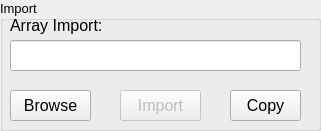
             <widget class="QGroupBox" name="groupBox_import_keithley_3">
              <property name="geometry">
               <rect>
                <x>0</x>
                <y>0</y>
                <width>321</width>
                <height>131</height>
               </rect>
              </property>
              <property name="font">
               <font>
                <pointsize>10</pointsize>
               </font>
              </property>
              <property name="title">
               <string>Import</string>
              </property>
              <widget class="QLineEdit" name="lineEditK2_directoryGate">
               <property name="geometry">
                <rect>
                 <x>10</x>
                 <y>40</y>
                 <width>291</width>
                 <height>31</height>
                </rect>
               </property>
               <property name="font">
                <font>
                 <pointsize>10</pointsize>
                </font>
               </property>
              </widget>
              <widget class="QLabel" name="label_14">
               <property name="geometry">
                <rect>
                 <x>10</x>
                 <y>10</y>
                 <width>111</width>
                 <height>31</height>
                </rect>
               </property>
               <property name="font">
                <font>
                 <pointsize>12</pointsize>
                </font>
               </property>
               <property name="text">
                <string>Array Import:</string>
               </property>
              </widget>
              <widget class="QPushButton" name="pushButtonK2_browseGate">
               <property name="geometry">
                <rect>
                 <x>10</x>
                 <y>90</y>
                 <width>81</width>
                 <height>31</height>
                </rect>
               </property>
               <property name="font">
                <font>
                 <pointsize>12</pointsize>
                </font>
               </property>
               <property name="text">
                <string>Browse</string>
               </property>
              </widget>
              <widget class="QPushButton" name="pushButtonK2_importGate">
               <property name="enabled">
                <bool>false</bool>
               </property>
               <property name="geometry">
                <rect>
                 <x>120</x>
                 <y>90</y>
                 <width>81</width>
                 <height>31</height>
                </rect>
               </property>
               <property name="font">
                <font>
                 <pointsize>12</pointsize>
                </font>
               </property>
               <property name="text">
                <string>Import</string>
               </property>
              </widget>
              <widget class="QPushButton" name="pushButtonK2_copyGate">
               <property name="enabled">
                <bool>true</bool>
               </property>
               <property name="geometry">
                <rect>
                 <x>230</x>
                 <y>90</y>
                 <width>71</width>
                 <height>31</height>
                </rect>
               </property>
               <property name="font">
                <font>
                 <pointsize>12</pointsize>
                </font>
               </property>
               <property name="text">
                <string>Copy</string>
               </property>
              </widget>
             </widget>
